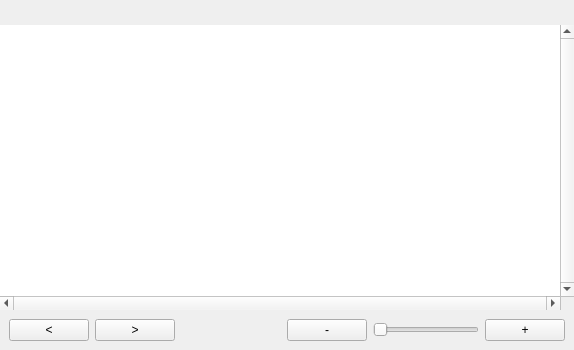
<?xml version="1.0" encoding="UTF-8"?>
<ui version="4.0">
 <class>TimelineContainer</class>
 <widget class="QWidget" name="TimelineContainer">
  <property name="geometry">
   <rect>
    <x>0</x>
    <y>0</y>
    <width>574</width>
    <height>350</height>
   </rect>
  </property>
  <layout class="QVBoxLayout" name="verticalLayout">
   <property name="spacing">
    <number>0</number>
   </property>
   <property name="leftMargin">
    <number>0</number>
   </property>
   <property name="topMargin">
    <number>0</number>
   </property>
   <property name="rightMargin">
    <number>0</number>
   </property>
   <property name="bottomMargin">
    <number>0</number>
   </property>
   <item>
    <widget class="TimelineTicks" name="playheadWidget" native="true">
     <property name="sizePolicy">
      <sizepolicy hsizetype="Expanding" vsizetype="Maximum">
       <horstretch>0</horstretch>
       <verstretch>0</verstretch>
      </sizepolicy>
     </property>
     <property name="minimumSize">
      <size>
       <width>0</width>
       <height>25</height>
      </size>
     </property>
     <property name="maximumSize">
      <size>
       <width>16777215</width>
       <height>25</height>
      </size>
     </property>
    </widget>
   </item>
   <item>
    <widget class="Timeline" name="extendedTimeline">
     <property name="sizePolicy">
      <sizepolicy hsizetype="Expanding" vsizetype="Expanding">
       <horstretch>0</horstretch>
       <verstretch>0</verstretch>
      </sizepolicy>
     </property>
     <property name="frameShape">
      <enum>QFrame::NoFrame</enum>
     </property>
     <property name="frameShadow">
      <enum>QFrame::Plain</enum>
     </property>
     <property name="lineWidth">
      <number>0</number>
     </property>
     <property name="verticalScrollBarPolicy">
      <enum>Qt::ScrollBarAlwaysOn</enum>
     </property>
     <property name="horizontalScrollBarPolicy">
      <enum>Qt::ScrollBarAlwaysOn</enum>
     </property>
     <property name="sizeAdjustPolicy">
      <enum>QAbstractScrollArea::AdjustToContentsOnFirstShow</enum>
     </property>
    </widget>
   </item>
   <item>
    <widget class="QWidget" name="timelineToolbar" native="true">
     <layout class="QHBoxLayout" name="horizontalLayout">
      <item>
       <widget class="QPushButton" name="prevKeyFrameButton">
        <property name="toolTip">
         <string>Previous keyframe</string>
        </property>
        <property name="text">
         <string>&lt;</string>
        </property>
       </widget>
      </item>
      <item>
       <widget class="QPushButton" name="nextKeyFrameButton">
        <property name="toolTip">
         <string>Next keyframe</string>
        </property>
        <property name="text">
         <string>&gt;</string>
        </property>
       </widget>
      </item>
      <item>
       <spacer name="horizontalSpacer">
        <property name="orientation">
         <enum>Qt::Horizontal</enum>
        </property>
        <property name="sizeHint" stdset="0">
         <size>
          <width>40</width>
          <height>1</height>
         </size>
        </property>
       </spacer>
      </item>
      <item>
       <widget class="QPushButton" name="minusButton">
        <property name="sizePolicy">
         <sizepolicy hsizetype="Fixed" vsizetype="Fixed">
          <horstretch>0</horstretch>
          <verstretch>0</verstretch>
         </sizepolicy>
        </property>
        <property name="text">
         <string>-</string>
        </property>
       </widget>
      </item>
      <item>
       <widget class="QSlider" name="xZoomSlider">
        <property name="sizePolicy">
         <sizepolicy hsizetype="Expanding" vsizetype="Preferred">
          <horstretch>0</horstretch>
          <verstretch>0</verstretch>
         </sizepolicy>
        </property>
        <property name="minimum">
         <number>100</number>
        </property>
        <property name="maximum">
         <number>500</number>
        </property>
        <property name="pageStep">
         <number>1</number>
        </property>
        <property name="value">
         <number>100</number>
        </property>
        <property name="orientation">
         <enum>Qt::Horizontal</enum>
        </property>
       </widget>
      </item>
      <item>
       <widget class="QPushButton" name="plusButton">
        <property name="text">
         <string>+</string>
        </property>
       </widget>
      </item>
     </layout>
    </widget>
   </item>
   <item>
    <widget class="QWidget" name="timelineHorizontalWidget" native="true">
     <layout class="QHBoxLayout" name="horizontalLayout_2">
      <property name="spacing">
       <number>0</number>
      </property>
      <property name="leftMargin">
       <number>0</number>
      </property>
      <property name="topMargin">
       <number>0</number>
      </property>
      <property name="rightMargin">
       <number>0</number>
      </property>
      <property name="bottomMargin">
       <number>0</number>
      </property>
     </layout>
    </widget>
   </item>
  </layout>
 </widget>
 <customwidgets>
  <customwidget>
   <class>TimelineTicks</class>
   <extends>QWidget</extends>
   <header>../src/widgets/timeline/timelineticks.hpp</header>
   <container>1</container>
  </customwidget>
  <customwidget>
   <class>Timeline</class>
   <extends>QGraphicsView</extends>
   <header>../src/widgets/timeline/timeline.hpp</header>
  </customwidget>
 </customwidgets>
 <resources/>
 <connections/>
</ui>
